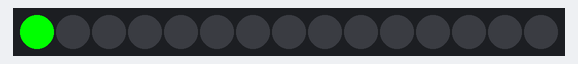
The sketch below on a simulated Arduino Uno, built with avr-gcc and run on an emulated ATmega328P. Shown: 15 RGB LEDs in strip order, left to right. Dim RGB values are drawn brighter than linear; the strip is taken to match the declared colour order.

Above: at 0.01 s.
At 0.49 s:
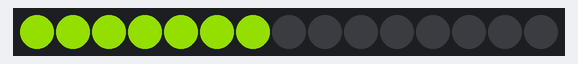
At 0.97 s:
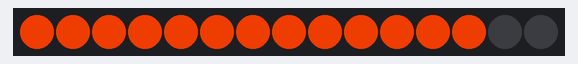
At 1.45 s:
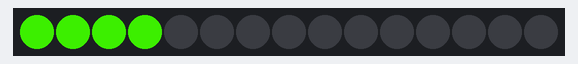

The sketch:

LedDisplay.ino
```cpp
#include <Adafruit_NeoPixel.h>

//led strip
#define DIN 8          // pin controling the led strip behavior
#define NPIX   15      // number of pixels used in the strip
Adafruit_NeoPixel strip = Adafruit_NeoPixel(NPIX, DIN, NEO_RGB + NEO_KHZ800);  // replace NEO_RGB by NEO_GRBW if colors are not right

void setup() {
  //led strip setup
  strip.begin(); // This initializes the NeoPixel library.
  strip.show();  // Initialize all pixels to 'off'
}

void loop() {
  // compute current led index
  unsigned long ipix = millis()/80;
  ipix %= NPIX;

  // set new led colors
  if(ipix==0){
    stripOff(); // reset led display at each cycle
  }
  for(int i=0; i<ipix+1; i++){
    // colors are set based on the Red-Green-Blue code with values constrained between 0 and 255
    strip.setPixelColor(i, strip.Color(255*ipix/NPIX,255-255*ipix/NPIX,0));  // set a shade of color from green to red
  }

  // display new led colors
  strip.show();
  delay(5);
}

void stripOff(){
  for(int i=0; i<NPIX; i++){
    strip.setPixelColor(i, strip.Color(0,0,0)); // set color to black
  }
}
```

Measured:
- by itself, everything shown: repeats every 1.2 s, in 15 steps
